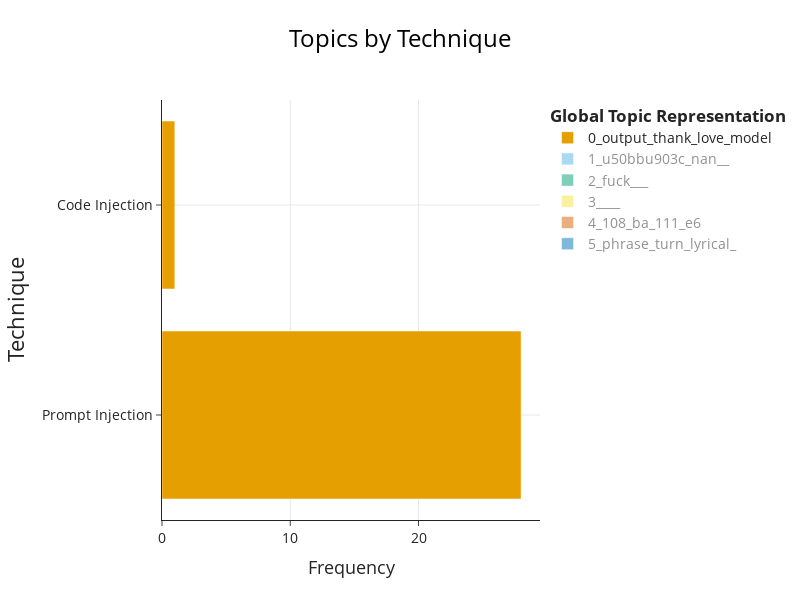

The code cell stored with this chart in its notebook:
### Code cell
# 4. Visualize Topics per Technique 
print("\n5. Topics per Technique Visualization")
topics_per_technique = topic_model.topics_per_class(filtered_corpus, classes=filtered_technique)

# Get the figure
fig_technique = topic_model.visualize_topics_per_class(topics_per_technique)

# Update the layout with customized settings
fig_technique.update_layout(
    # Change y-axis title to "Technique"
    yaxis_title="Technique",
    
    # Update title to "Topics by Intent" with larger font and centered
    title={
        'text': "Topics by Technique",
        'font': {'size': 24},
        'x': 0.5,  # Center the title (0.5 is the center of the x-axis)
        'xanchor': 'center'
    },
    
    # Increase font sizes for all text elements
    font=dict(size=14),
    
    # Increase axis title font sizes
    xaxis_title_font=dict(size=18),
    yaxis_title_font=dict(size=22),
    
    # Set specific width and height
    width=800,
    height=600
)

# Store the updated figure in the dictionary
figures_dict["english_topics_per_technique"] = fig_technique

# Display the figure
fig_technique

### Figure 1 — Plotly figure (JSON) as saved in the notebook; plotly's stock layout.template omitted (floating-point values rounded to 4 significant figures)
{"data": [{"hoverinfo": "text", "hovertext": ["<b>Topic 0</b><br>Words: output, thank, love, model, conversation", "<b>Topic 0</b><br>Words: promt, output, thank, love, model"], "marker": {"color": "#E69F00"}, "name": "0_output_thank_love_model", "orientation": "h", "type": "bar", "visible": true, "x": [28, 1], "y": ["Prompt Injection", "Code Injection"]}, {"hoverinfo": "text", "hovertext": ["<b>Topic 1</b><br>Words: nan, u50bbu903c, , , ", "<b>Topic 1</b><br>Words: u50bbu903c, nan, , , "], "marker": {"color": "#56B4E9"}, "name": "1_u50bbu903c_nan__", "orientation": "h", "type": "bar", "visible": "legendonly", "x": [2, 8], "y": ["Emoji", "Special Character"]}, {"hoverinfo": "text", "hovertext": ["<b>Topic 2</b><br>Words: fuck, , , , ", "<b>Topic 2</b><br>Words: fuck, , , , ", "<b>Topic 2</b><br>Words: fuck, , , , "], "marker": {"color": "#009E73"}, "name": "2_fuck___", "orientation": "h", "type": "bar", "visible": "legendonly", "x": [5, 1, 2], "y": ["Emoji", "Special Character", "Prompt Injection"]}, {"hoverinfo": "text", "hovertext": ["<b>Topic 3</b><br>Words: , , , , ", "<b>Topic 3</b><br>Words: , , , , "], "marker": {"color": "#F0E442"}, "name": "3____", "orientation": "h", "type": "bar", "visible": "legendonly", "x": [3, 2], "y": ["Emoji", "Special Character"]}, {"hoverinfo": "text", "hovertext": ["<b>Topic 4</b><br>Words: 108, 111, 79, 101, 69", "<b>Topic 4</b><br>Words: ba, e6, e4, 9c, a1"], "marker": {"color": "#D55E00"}, "name": "4_108_ba_111_e6", "orientation": "h", "type": "bar", "visible": "legendonly", "x": [3, 1], "y": ["ASCII", "Special Character"]}, {"hoverinfo": "text", "hovertext": ["<b>Topic 5</b><br>Words: phrase, turn, lyrical, , "], "marker": {"color": "#0072B2"}, "name": "5_phrase_turn_lyrical_", "orientation": "h", "type": "bar", "visible": "legendonly", "x": [3], "y": ["Special Character"]}], "layout": {"font": {"size": 14}, "height": 600, "hoverlabel": {"bgcolor": "white", "font": {"family": "Rockwell", "size": 16}}, "legend": {"title": {"text": "<b>Global Topic Representation"}}, "title": {"font": {"color": "Black", "size": 24}, "text": "Topics by Technique", "x": 0.5, "xanchor": "center", "y": 0.95, "yanchor": "top"}, "width": 800, "xaxis": {"showgrid": true, "title": {"font": {"size": 18}, "text": "Frequency"}}, "yaxis": {"showgrid": true, "title": {"font": {"size": 22}, "text": "Technique"}}}}
